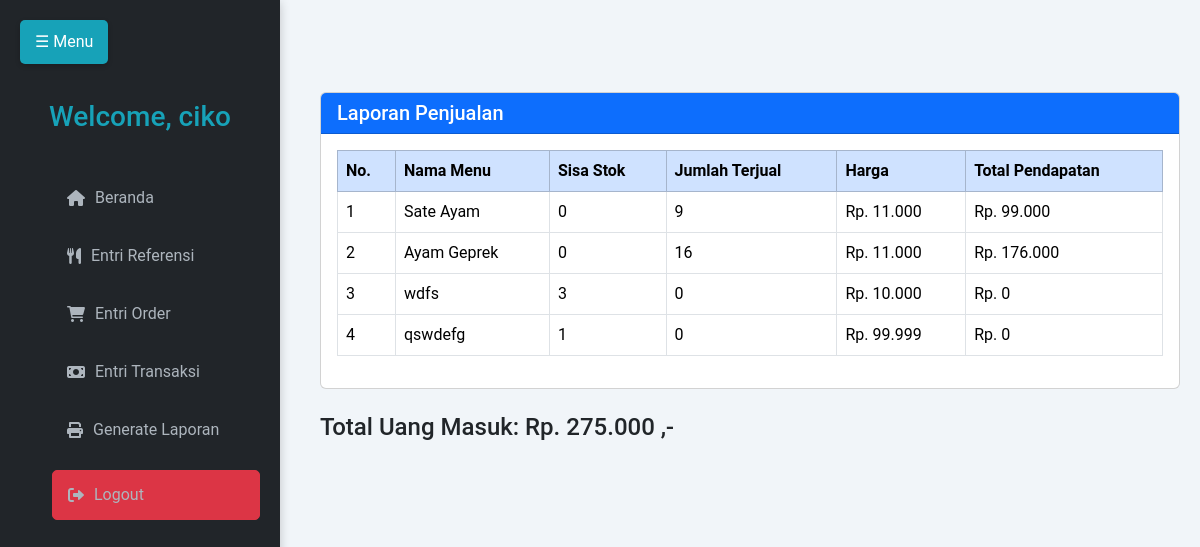
Screenshot of /generate_laporan.php (signed in) with the database file from the repository.
### tables this page shows
CREATE TABLE `user` (
  `id_user` int(11) NOT NULL,
  `username` varchar(150) NOT NULL,
  `password` varchar(150) NOT NULL,
  `nama_user` varchar(150) NOT NULL,
  `id_level` int(11) NOT NULL,
  `status` varchar(150) NOT NULL
);

CREATE TABLE `masakan` (
  `id_masakan` int(11) NOT NULL,
  `nama_masakan` varchar(150) NOT NULL,
  `harga` varchar(150) NOT NULL,
  `stok` int(11) NOT NULL,
  `status_masakan` varchar(150) NOT NULL,
  `gambar_masakan` varchar(150) NOT NULL
);

### generate_laporan.php (the view, shortened to what this page needs)
<!DOCTYPE html>
<?php
include "connection/koneksi.php";
$id = $_SESSION['id_user'];
if (isset($_SESSION['username'])) {
    $query = "SELECT * FROM user NATURAL JOIN level WHERE id_user = $id";
    $sql = mysqli_query($conn, $query);
    while ($r = mysqli_fetch_array($sql)) {
        $uang = 0;
?>
<html lang="en">
<head>
    <link href="https://cdn.jsdelivr.net/npm/bootstrap@5.3.1/dist/css/bootstrap.min.css" rel="stylesheet">
    <link href="https://cdnjs.cloudflare.com/ajax/libs/font-awesome/6.0.0/css/all.min.css" rel="stylesheet">
</head>
<body>
    <button class="toggle-btn" onclick="toggleSidebar()">☰ Menu</button>
    <div class="sidebar" id="sidebar">
        <h3>Welcome, <?php echo htmlspecialchars($r['nama_user']); ?></h3>
        <ul>
            <?php
            if ($r['id_level'] == 1) {
            ?>
                <a href="beranda.php"><i class="fas fa-home"></i> Beranda</a>
                <a href="entri_referensi.php"><i class="fas fa-utensils"></i> Entri Referensi</a>
                <a href="entri_order.php"><i class="fas fa-shopping-cart"></i> Entri Order</a>
                <a href="entri_transaksi.php"><i class="fas fa-money-bill"></i> Entri Transaksi</a>
                <a href="generate_laporan.php"><i class="fas fa-print"></i> Generate Laporan</a>
            <?php
            } elseif ($r['id_level'] == 2) {
            ?>
                <a href="beranda.php"><i class="fas fa-home"></i> Beranda</a>
                <a href="entri_order.php"><i class="fas fa-shopping-cart"></i> Entri Order</a>
                <a href="generate_laporan.php"><i class="fas fa-print"></i> Generate Laporan</a>
            <?php
            } elseif ($r['id_level'] == 3) {
            ?>
                <a href="entri_transaksi.php"><i class="fas fa-money-bill"></i> Entri Transaksi</a>
                <a href="generate_laporan.php"><i class="fas fa-print"></i> Generate Laporan</a>
            <?php
            } elseif ($r['id_level'] == 4) {
            ?>
                <a href="generate_laporan.php"><i class="fas fa-print"></i> Generate Laporan</a>
            <?php
            } elseif ($r['id_level'] == 5) {
            ?>
                <a href="entri_order.php"><i class="fas fa-shopping-cart"></i> Entri Order</a>
            <?php
            }
            ?>
            <a href="logout.php" class="btn btn-danger w-100 mt-3"><i class="fas fa-sign-out-alt"></i> Logout</a>
        </ul>
    </div>
    <br><br><br>
    <div class="content" id="content">
        <?php if ($r['id_level'] >= 1 && $r['id_level'] <= 4): ?>
            <div class="card">
                <div class="card-header bg-primary text-white">
                    <h5 class="m-0">Laporan Penjualan</h5>
                </div>
                <div class="card-body">
                    <table class="table table-hover table-bordered">
                        <thead class="table-primary">
                            <tr>
                                <th>No.</th>
                                <th>Nama Menu</th>
                                <th>Sisa Stok</th>
                                <th>Jumlah Terjual</th>
                                <th>Harga</th>
                                <th>Total Pendapatan</th>
                            </tr>
                        </thead>
                        <tbody>
                            <?php
                            $no = 1;
                            $query_lihat_menu = "SELECT * FROM masakan";
                            $sql_lihat_menu = mysqli_query($conn, $query_lihat_menu);
                            while ($r_lihat_menu = mysqli_fetch_array($sql_lihat_menu)) {
                                $id_masakan = $r_lihat_menu['id_masakan'];
                                $query_jumlah = "SELECT SUM(jumlah_terjual) AS jumlah_terjual
                                                 FROM stok_menu
                                                 LEFT JOIN tb_pesan ON stok_menu.id_pesan = tb_pesan.id_pesan
                                                 WHERE id_masakan = $id_masakan AND status_cetak = 'belum cetak'";
                                $sql_jumlah = mysqli_query($conn, $query_jumlah);
                                $result_jumlah = mysqli_fetch_array($sql_jumlah);
                                $jml = $result_jumlah['jumlah_terjual'] ?? 0;
                                $total_pendapatan = $jml * $r_lihat_menu['harga'];
                                $uang += $total_pendapatan;
                            ?>
                            <tr>
                                <td><?php echo $no++; ?></td>
                                <td><?php echo $r_lihat_menu['nama_masakan']; ?></td>
                                <td><?php echo $r_lihat_menu['stok']; ?></td>
                                <td><?php echo $jml; ?></td>
                                <td>Rp. <?php echo number_format($r_lihat_menu['harga'], 0, ',', '.'); ?></td>
                                <td>Rp. <?php echo number_format($total_pendapatan, 0, ',', '.'); ?></td>
                            </tr>
                            <?php } ?>
                        </tbody>
                    </table>
                </div>
            </div>
            <div class="mt-4">
                <h4>Total Uang Masuk: Rp. <?php echo number_format($uang, 0, ',', '.'); ?> ,-</h4>
            </div>
        <?php endif; ?>
    </div>
</body>
</html>
<?php
    }
} else {
    header('location: logout.php');
}
?>

### generate_laporan.php (style rules this page uses)
body { font-family: 'Roboto', sans-serif; background-color: #f1f5f9; overflow-x: hidden; }
.sidebar { height: 100vh; width: 280px; background: #212529; color: #fff; position: fixed; padding: 20px; box-shadow: 0 2px 10px rgba(0, 0, 0, 0.2); transition: transform 0.3s ease; transform: translateX(0); }
.sidebar h3 { text-align: center; margin-top: 80px; margin-bottom: 40px; color: #17a2b8; }
.sidebar a { display: flex; align-items: center; padding: 12px 15px; margin-bottom: 10px; color: #adb5bd; text-decoration: none; border-radius: 5px; transition: background 0.3s ease, color 0.3s ease; }
.sidebar a i { margin-right: 10px; }
.content { margin-left: 300px; padding: 20px; transition: margin-left 0.3s ease; }
.toggle-btn { position: fixed; top: 20px; left: 20px; z-index: 1000; background-color: #17a2b8; color: #fff; border: none; border-radius: 5px; padding: 10px 15px; cursor: pointer; box-shadow: 0 2px 5px rgba(0, 0, 0, 0.2); }

### rows the page displays
user: nama_user "ciko", shows "Beranda", uang "275.000"
masakan: nama_masakan "Sate Ayam", stok "0", jml "9", harga "11.000", total_pendapatan "99.000"
masakan: nama_masakan "Ayam Geprek", stok "0", jml "16", harga "11.000", total_pendapatan "176.000"
masakan: nama_masakan "wdfs", stok "3", jml "0", harga "10.000", total_pendapatan "0"
masakan: nama_masakan "qswdefg", stok "1", jml "0", harga "99.999", total_pendapatan "0"
